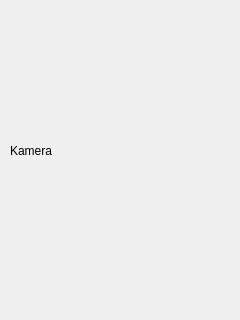
<?xml version="1.0" encoding="UTF-8"?>
<ui version="4.0">
 <class>Form</class>
 <widget class="QWidget" name="Form">
  <property name="geometry">
   <rect>
    <x>0</x>
    <y>0</y>
    <width>240</width>
    <height>320</height>
   </rect>
  </property>
  <property name="windowTitle">
   <string>Form</string>
  </property>
  <widget class="QLabel" name="kamera">
   <property name="geometry">
    <rect>
     <x>10</x>
     <y>20</y>
     <width>221</width>
     <height>261</height>
    </rect>
   </property>
   <property name="text">
    <string>Kamera</string>
   </property>
  </widget>
 </widget>
 <resources/>
 <connections/>
</ui>
